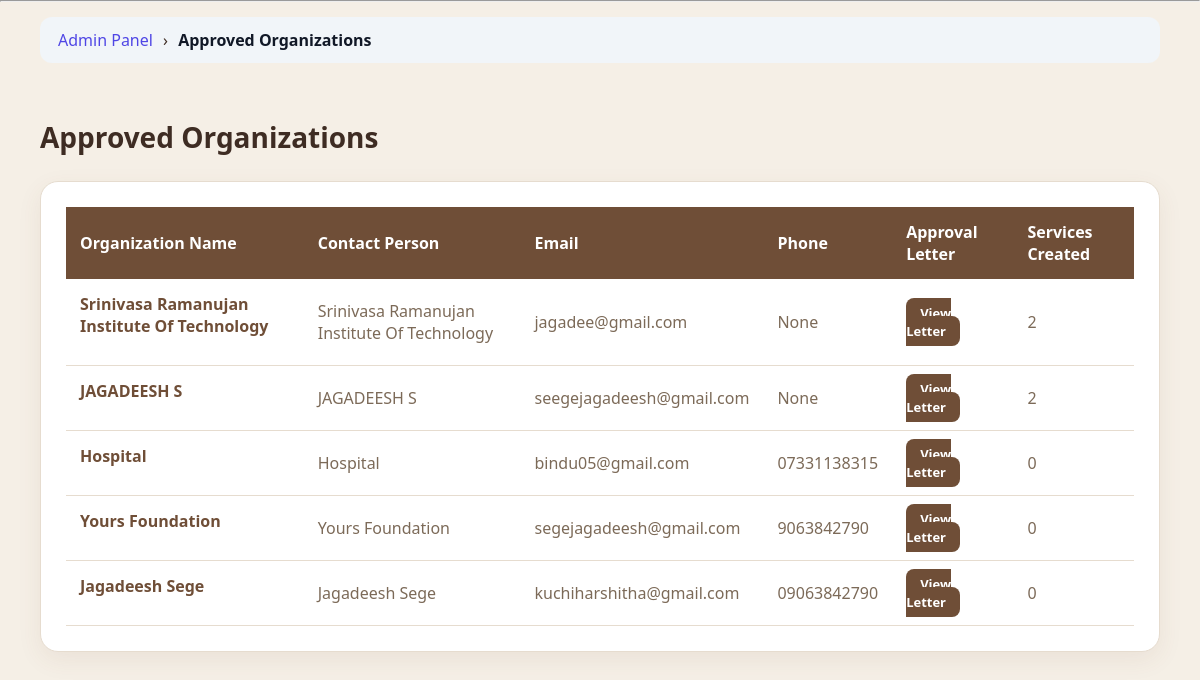
The page /admin_panel/approved-organizations/ (signed in) on the database as committed earlier.
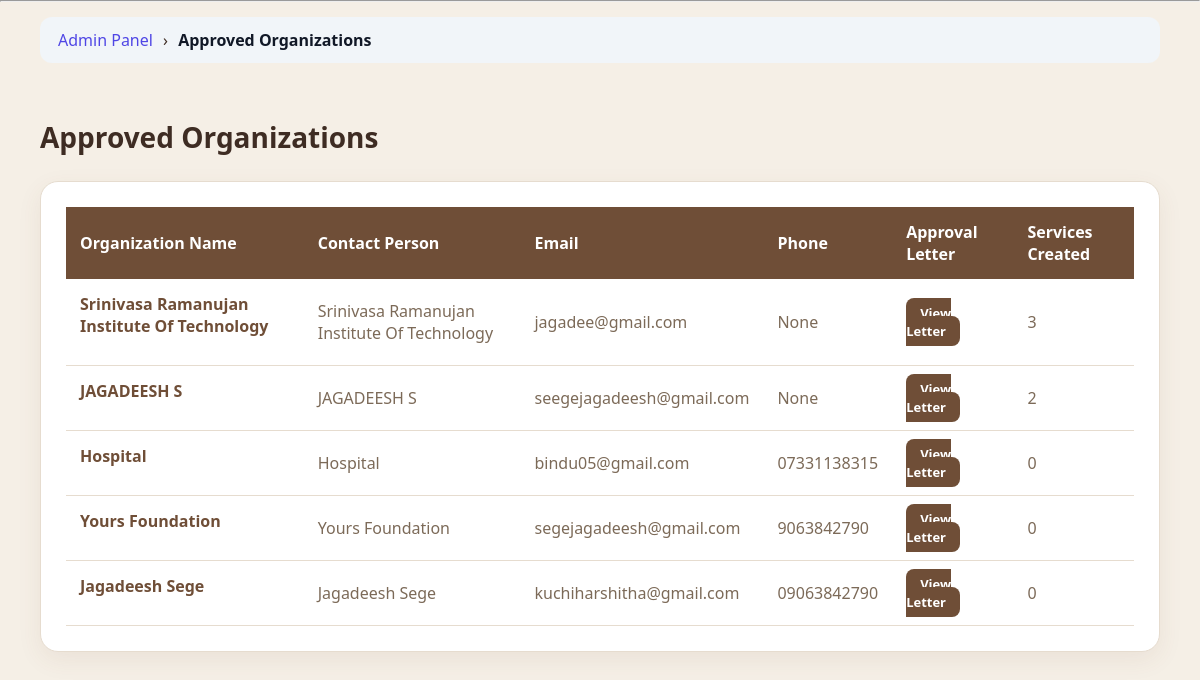
The same page on the database as committed later.
### app1/models.py (models this page shows, shortened)
class Organization(models.Model):
    user = models.OneToOneField(User, on_delete=models.CASCADE)
    organization_name = models.CharField(max_length=100)
    principal_name = models.CharField(max_length=100, blank=True, null=True)
    phone = models.CharField(max_length=15, blank=True, null=True)
    verification_letter = models.FileField(
        upload_to="org_letters/",
        blank=True,
        null=True
    )
    approved = models.BooleanField(default=False)
    cover_image = models.ImageField(upload_to="org_covers/", blank=True, null=True)
    logo = models.ImageField(upload_to="org_logos/", blank=True, null=True)
    tagline = models.CharField(max_length=200, blank=True)
    about = models.TextField(blank=True)
    mission = models.TextField(blank=True)
    vision = models.TextField(blank=True)
    founded_year = models.IntegerField(blank=True, null=True)
    website = models.URLField(blank=True)
    instagram = models.URLField(blank=True)
    youtube = models.URLField(blank=True)
    promo_video = models.URLField(blank=True)
    website = models.URLField(blank=True, null=True)

class User(AbstractUser):
    ROLE_CHOICES = (
        ('ADMIN', 'Admin'),
        ('VOLUNTEER', 'Volunteer'),
        ('ORGANIZATION', 'Organization'),
    )
    role = models.CharField(max_length=20, choices=ROLE_CHOICES)

### app1/views.py (the view)
# urls.py: path('admin_panel/approved-organizations/', views.admin_approved_organizations, name='admin_approved_organizations'),
@login_required
def admin_approved_organizations(request):
    if request.user.role != "ADMIN":
        return redirect("login")
    organizations = Organization.objects.filter(approved=True)
    for org in organizations:
        org.service_count = Service.objects.filter(organization=org).count()
    return render(
        request,
        "admin_panel/approved_organizations.html",
        {
            "organizations": organizations,
            "active_page": "approved_orgs"
        }
    )

### app1/templatetags/breadcrumbs.py (called while the page is built)
@register.simple_tag(takes_context=True)
def generate_breadcrumbs(context):
    request = context['request']
    path = request.path.strip('/')
    parts = path.split('/')
    breadcrumbs = []
    url = ""
    for part in parts:
        url += "/" + part
        name = part.replace('-', ' ').replace('_', ' ').title()
        if part == "organization":
            breadcrumbs.append(("Organization", reverse("organization_dashboard")))
        elif part == "volunteer":
            breadcrumbs.append(("Volunteer", reverse("volunteer_dashboard")))
        elif part == "admin_panel":
            breadcrumbs.append(("Admin Panel", reverse("admin_dashboard")))
        elif part == "service" or part.isdigit():
            breadcrumbs.append(("", reverse("organization_dashboard")))
        else:
            breadcrumbs.append((name, url + "/"))
    return breadcrumbs

### app1/templates/admin_panel/approved_organizations.html (shortened to what this page needs)
{% extends "base.html" %}
{% block content %}
<div class="page">
<h2>Approved Organizations</h2>
<div class="table-wrapper">
<table>
    <thead>
<tr>
    <th>Organization Name</th>
    <th>Contact Person</th>
    <th>Email</th>
    <th>Phone</th>
    <th>Approval Letter</th>
    <th>Services Created</th>
</tr>
</thead>
<tbody>
{% for org in organizations %}
<tr>
    <td><div class="org"><a href="{% url 'public_org_profile' org.id %}">
    {{ org.organization_name }}
</a></div></td>
    <td>{{ org.organization_name }}</td>
    <td>{{ org.user.email }}</td>
    <td>{{ org.phone }}</td>
    <td>
    {% if org.verification_letter %}
        <a href="{{ org.verification_letter.url }}"
           target="_blank"
           class="doc-btn">
           View Letter
        </a>
    {% else %}
        Not Uploaded
    {% endif %}
</td>
    <td>{{ org.service_set.count }}</td>
</tr>
{% endfor %}
</tbody>
</table>
</div>
</div>
{% endblock %}

Rows that differ between the two databases and show on the page:
changed Organization "Srinivasa Ramanujan Institute Of Technology": service_set.count "2" → "3"
